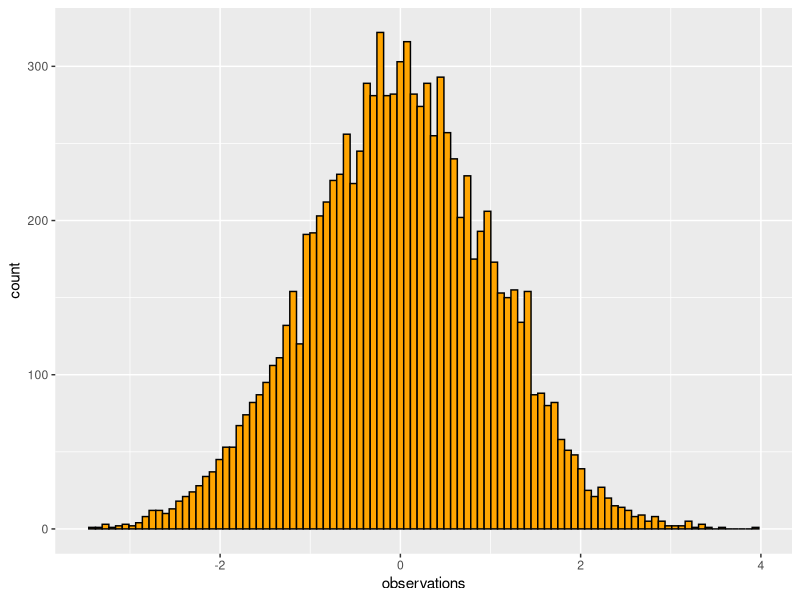
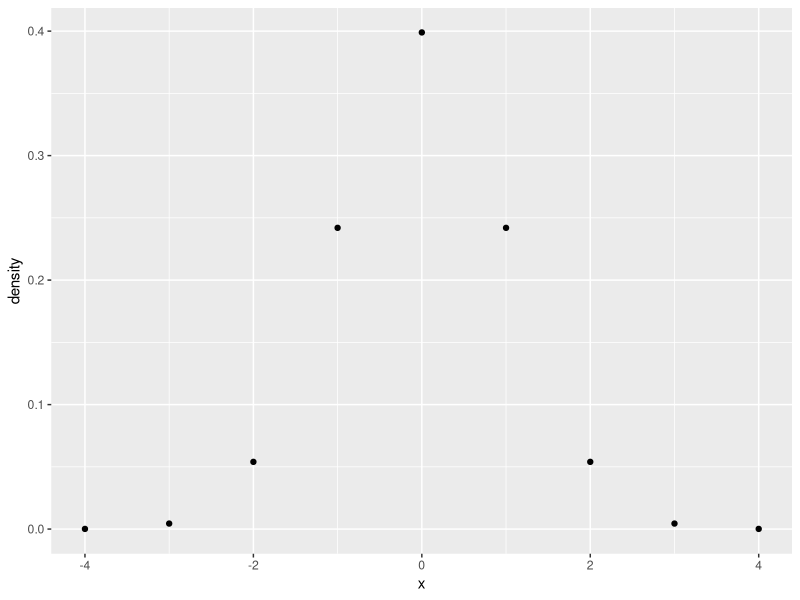
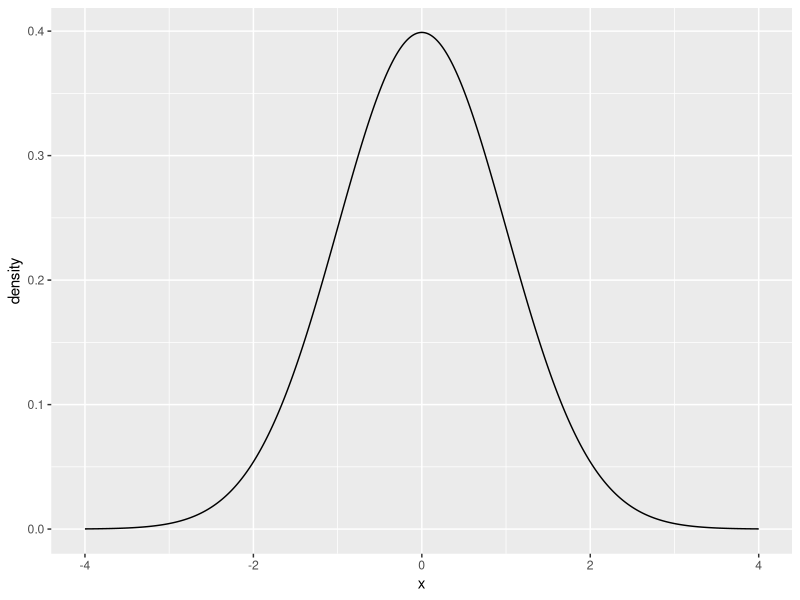
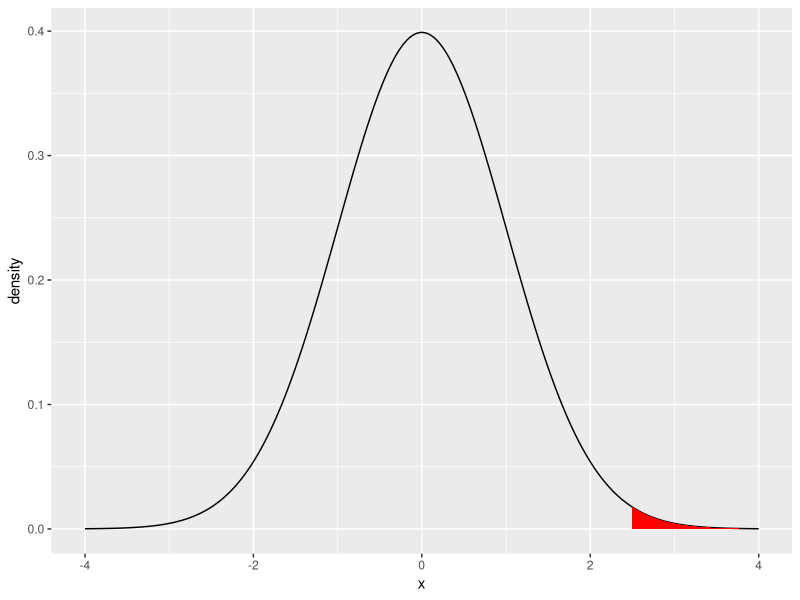
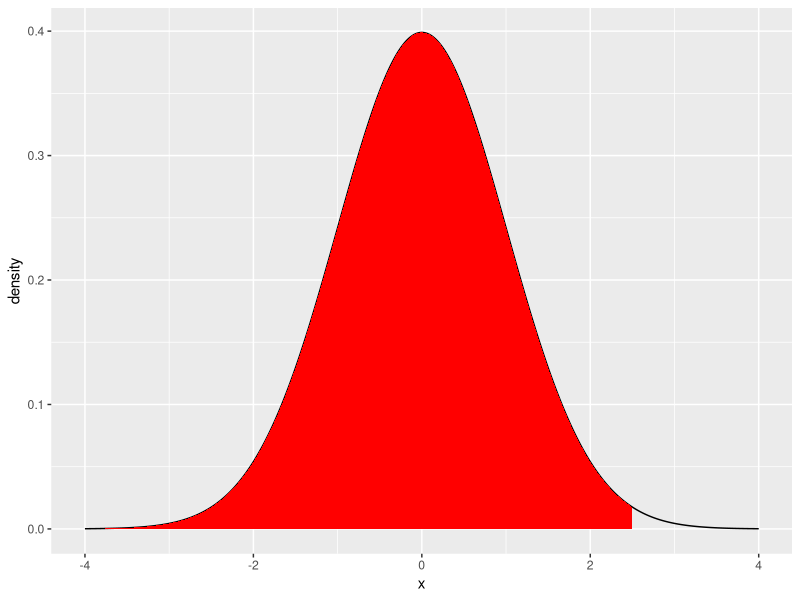
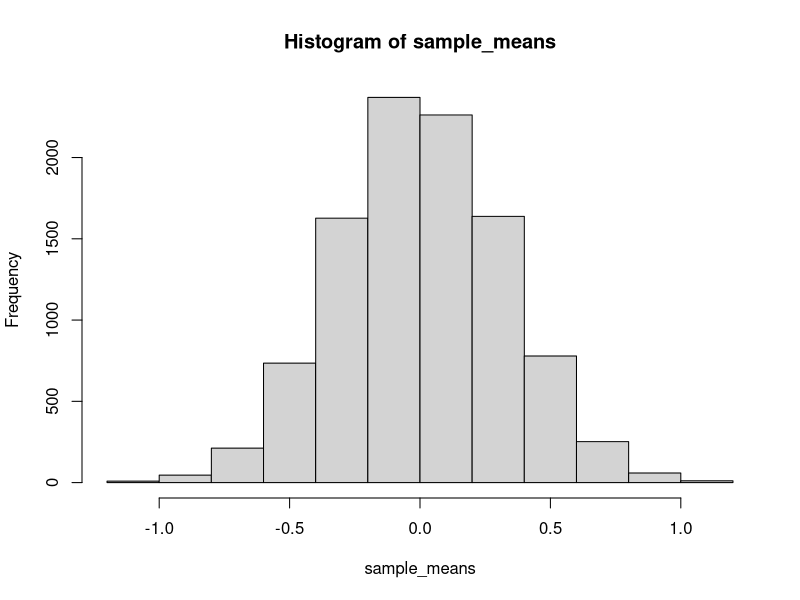

The R source for these figures, in order:
## ---- chunk 1
knitr::opts_chunk$set(echo = TRUE)
## ---- chunk 2

rnorm(n=10, mean = 0, sd = 1)

library(ggplot2)
some_data <- data.frame(observations = rnorm(n=10000, mean = 0, sd = 1),
                        type = "A")

ggplot(some_data, aes(x=observations)) +
  geom_histogram(bins=100, color="black",
                 fill= 'orange')

some_data$observations[some_data$observations > 2.5]
length(some_data$observations[some_data$observations > 2.5])
length(some_data$observations[some_data$observations > 2.5])/10000


rnorm(n=10, mean = 0, sd = 1)

library(ggplot2)
some_data <- data.frame(density = dnorm(-4:4, mean = 0, sd = 1),
                        x = -4:4)

knitr::kable(some_data)

ggplot(some_data, aes(x=x, y=density)) +
  geom_point()



some_data <- data.frame(density = dnorm(seq(-4,4,.001), mean = 0, sd = 1),
                        x = seq(-4,4,.001))

ggplot(some_data, aes(x=x, y=density)) +
  geom_line()

## ---- chunk 3
library(dplyr)

some_data <- data.frame(density = dnorm(seq(-4,4,.001), mean = 0, sd = 1),
                        x = seq(-4,4,.001))

region_data <- some_data %>%
  filter(x > 2.5)

ggplot(some_data, aes(x=x, y=density)) +
  geom_line()+
  geom_ribbon(data = region_data,
              fill = "red",
              aes(ymin=0,ymax=density))

## ---- chunk 4
pnorm(2.5, mean=0, sd = 1)



## ---- chunk 5
some_data <- data.frame(density = dnorm(seq(-4,4,.001), mean = 0, sd = 1),
                        x = seq(-4,4,.001))
region_data <- some_data %>%
  filter(x < 2.5)

ggplot(some_data, aes(x=x, y=density)) +
  geom_line()+
  geom_ribbon(data = region_data,
              fill = "red",
              aes(ymin=0,ymax=density))


## ---- chunk 6
1 - pnorm(2.5, mean=0, sd = 1)
#> [1] 0.006209665

pnorm(2.5, mean=0, sd = 1, lower.tail=FALSE)
#> [1] 0.006209665

## ---- chunk 7
qnorm(.05, mean= 0, sd =1, lower.tail = FALSE)

## ---- chunk 8
mean(rnorm(10, mean=0, sd =1))


sample_means <- replicate(10000, mean(rnorm(10,0,1)))
hist(sample_means)


sample_means <- replicate(10000, mean(rnorm(10,0,1)))
sd(sample_means)

## ---- chunk 9
sample_means <- replicate(10000, mean(rnorm(10,0,1)))
sd(sample_means)
#> [1] 0.3158243

# analytic SEM

1/sqrt(10)
#> [1] 0.3162278
## ---- chunk 10

pnorm(2.5, mean = 0, sd = 1, lower.tail = FALSE)

some_data <- rnorm(n=1000000, mean = 0, sd = 1)

selection <- some_data[some_data > 2.5]
length(selection)/1000000

## ---- chunk 11

some_data <- data.frame(observations = rnorm(n=10000, mean = 100, sd = 10),
                        type = "A")

region_data <- some_data %>%
  filter(some_data$observations > 130)

some_data$observations[some_data$observations > 130]

length(some_data$observations[some_data$observations > 130])

## ---- chunk 12
pnorm(q = 130, mean = 100, sd = 10, lower.tail = FALSE)

10000*pnorm(q = 130, mean = 100, sd = 10, lower.tail = FALSE)

some_observations <- rnorm(10000,100,10)
length(some_observations[some_observations >130])/10000

